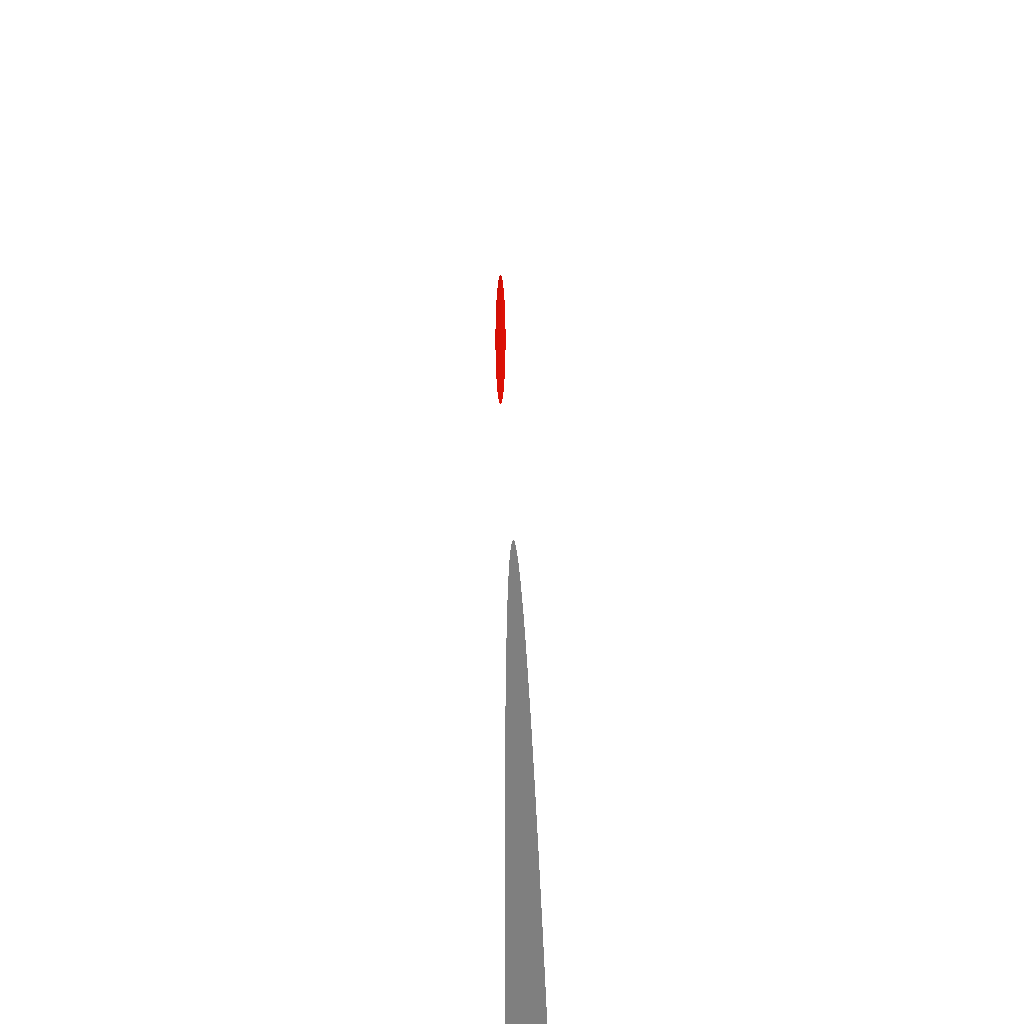

Reproduce this figure in Python.
# Author: Jason Chavez
# File Name: rayCasting.py
# Description: This file produces a 2D image of at least 2 spheres that
# are projected onto the screen. 

from PIL import Image, ImageDraw
import webbrowser
import math

filename = "rayCasting.png"
img = Image.new('RGB', (1024, 1024))


# Defining x, y, & z coordinates for the Light Src and Eye. 
lightSrcCoordinates = [512.0, 512.0, 5.0]
eyeCoordiantes = [500.0, 270.0, 2.0]

# Defining the Sphere Properties:
R = 40
SphereCenter = [500.0, 70.0, 45.0]
SphereColor = [255, 20, 9]
backgroundColor = [255, 255, 255]
Norm = []
LV = []

# Defining a basic drawing pixel function.
pixels = img.load()
def draw_pixel(x,y, Red, Yellow, Green):
    pixels[x,y] = (Red, Yellow, Green)


# Ambient Lighting Effect Function to get the light from the enviroment.
def ambLight(colorIntensity, surfaceCoeff):
    return int(colorIntensity * surfaceCoeff)


# Diffuse Reflection Lighting Effect: The amonunt of light that will be diffused within the object causing it to have a rougher appearance
def diffuseReflection(colorIntensity, surfaceCoeff, lightVec, NormalVec):
    Idiff = (colorIntensity * surfaceCoeff)
    cos = (surfaceCoeff * lightVec[0]) + (surfaceCoeff * lightVec[1]) + (surfaceCoeff * lightVec[2])
    #Light Vector Magnitude Componet 
    lightVectMag = (lightVec[0] * lightVec[0] ) + (lightVec[1] * lightVec[1]) + (lightVec[2] * lightVec[2])
    #Normal Vector Magitude Componet
    NormalVecMag = (NormalVec[0] * NormalVec[0]) + (NormalVec[1] * NormalVec[1]) + (NormalVec[2] * NormalVec[2])
    _cos = math.sqrt(lightVectMag) * math.sqrt(NormalVecMag)
    TotalCos = cos / _cos
    return int(Idiff * TotalCos)

#Specular Lighting Effect:  The amount of light that will be reflected off the surface of the object. 
def specularReflection(colorIntensity, surfaceCoeff, eyeVec, lightVec, normalVec, shinnyVar):
    Ispec = colorIntensity * surfaceCoeff
    halfVec = []
    eyeLightVec = []
    eyePlusLightVec = 0.0
    for i in range(0,2):
        newVecVal = eyeVec[i] + lightVec[i]
        eyeLightVec.append(newVecVal)
        eyePlusLightVec += (eyeLightVec[i] * eyeLightVec[i])
    eyePlusLightVec = math.sqrt(eyePlusLightVec) 
    for i in range(0,2):
        newVecVal = eyeLightVec[i] / eyePlusLightVec
        halfVec.append(newVecVal)
        cos += (halfVec[i] * normalVec[i])
        halfVecMag += (halfVec[i] * halfVec[i])
        normalVecMag += (normalVec[i] * normalVec[i])
    _cos = math.sqrt(halfVec) * math.sqrt(normalVec)
    TotalCos = cos / _cos
    TotalCos = TotalCos ** shinnyVar
    return int(Ispec * TotalCos)
     

# Lighting Intensity Function to process the lighting for each surface pixel in the scene.
def lightIntestity(lightVec, surfaceNorm, eyeVec):
    return 1

z = 0
#   Double for loop to cylce through each pixel to calculate points on 
#   spheres and the pixels to draw! 
for x in range (0, 1024):
    for y in range (0, 1024):
        dx = x - eyeCoordiantes[0]
        dy = y - eyeCoordiantes[1]
        dz = 0 - eyeCoordiantes[2]

        a = (dx * dx) + (dy *dy) + (dz * dz)
        b = 2 * dx * (eyeCoordiantes[0] - SphereCenter[0]) + 2 * dy * (eyeCoordiantes[1] - SphereCenter[1]) + 2 * dz * (eyeCoordiantes[2] - SphereCenter[2])
        c = (SphereCenter[0] * SphereCenter[0]) + (SphereCenter[1] * SphereCenter[1]) + (SphereCenter[2] * SphereCenter[2]) + (eyeCoordiantes[0] * eyeCoordiantes[0] ) + (eyeCoordiantes[1] * eyeCoordiantes[1]) + (eyeCoordiantes[2] * eyeCoordiantes[2]) + (-2) * (SphereCenter[0] * eyeCoordiantes[0] + SphereCenter[1] * eyeCoordiantes[1] + SphereCenter[2] * eyeCoordiantes[2]) - (R*R)
        dis = (b*b) - (4 * a * c)
        if dis < 0:
                px = lightSrcCoordinates[0] - x
                py = lightSrcCoordinates[1] - y
                pz = lightSrcCoordinates[2] - z

                ap = (px * px) + (py * py) + (pz * pz)
                bp = 2 * (px) * (x - SphereCenter[0]) + 2 * py *(y - SphereCenter[1]) + 2 * pz * (z - SphereCenter[2])
                cp = (SphereCenter[0] * SphereCenter[0]) +(SphereCenter[1] * SphereCenter[1]) + (SphereCenter[2] * SphereCenter[2]) + (x * x) + (y * y) + (z *z) - (2 * (SphereCenter[0] * x  + SphereCenter[1]* y + SphereCenter[2] * z)) - (R * R)
                disp = (bp * bp) - (4 * ap * cp)
                if disp >= 0:
                    pixels[x,y] = (127, 127, 127)
                else:  
                    pixels[x,y] = (backgroundColor[0], backgroundColor[1], backgroundColor[2]) 
        else:    
            t = (-b - (math.sqrt(dis))) / (2 * a)
            newx = eyeCoordiantes[0] + t * dx
            newy = eyeCoordiantes[1] + t * dy
            newz = eyeCoordiantes[2] + t * dz
            Nx = ((newx - SphereCenter[0]) / R)
            Ny = ((newy - SphereCenter[1]) / R)
            Nz = ((newz - SphereCenter[2]) / R) 
            Norm.append(Nx)
            Norm.append(Ny)
            Norm.append(Nz)
            Lx = lightSrcCoordinates[0] - newx
            Ly = lightSrcCoordinates[1] - newy
            Lz = lightSrcCoordinates[2] - newz
            Lmag = math.sqrt((Lx *Lx) + (Ly * Ly) + (Lz * Lz)) 
            Lx = Lx / Lmag
            LV.append(Lx)
            Ly = Ly / Lmag
            LV.append(Ly)
            Lz = Lz / Lmag
            LV.append(Lz)
            colorambX = ambLight(SphereColor[0], 0.2)
            colorambY = ambLight(SphereColor[1], 0.2)
            colorambZ = ambLight(SphereColor[2], 0.2)
            colordiffX = abs(diffuseReflection(SphereColor[0], 0.8, LV, Norm))
            colordiffY = abs(diffuseReflection(SphereColor[1], 0.8, LV, Norm))
            colordiffZ = abs(diffuseReflection(SphereColor[2], 0.8, LV, Norm))
            colorTotalX = colorambX + colordiffX
            colorTotalY = colorambY + colordiffY
            colorTotalZ = colorambZ + colordiffZ
            pixels[x,y] = (colorTotalX, colorTotalY, colorTotalZ)
            Norm.clear()
            LV.clear()
img.save(filename)
webbrowser.open(filename)